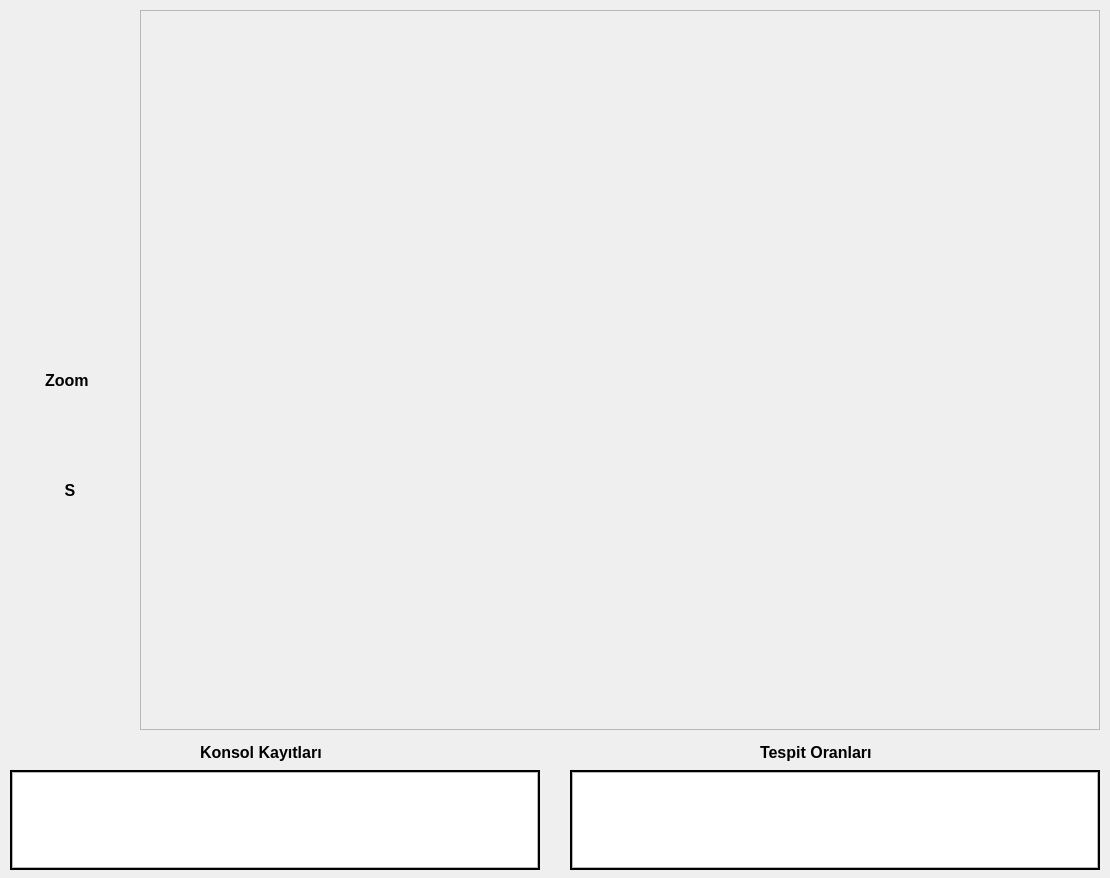
<?xml version="1.0" encoding="UTF-8"?>
<ui version="4.0">
 <class>Dialog</class>
 <widget class="QDialog" name="Dialog">
  <property name="geometry">
   <rect>
    <x>0</x>
    <y>0</y>
    <width>1110</width>
    <height>878</height>
   </rect>
  </property>
  <property name="font">
   <font>
    <family>Consolas</family>
    <pointsize>10</pointsize>
    <weight>50</weight>
    <bold>false</bold>
   </font>
  </property>
  <property name="contextMenuPolicy">
   <enum>Qt::DefaultContextMenu</enum>
  </property>
  <property name="windowTitle">
   <string>Deneme</string>
  </property>
  <property name="windowOpacity">
   <double>1.000000000000000</double>
  </property>
  <property name="accessibleName">
   <string/>
  </property>
  <property name="autoFillBackground">
   <bool>false</bool>
  </property>
  <property name="styleSheet">
   <string notr="true">#butonBasla {
	background-image: url('ui/buttons/baslat.png');
	border:0;
    border-radius:5px;
}
#butonBasla:hover
{
   background-image:url('ui/buttons/baslat-hover.png')
}
#butonDur {
	background-image: url('ui/buttons/durdur.png');
	border:0;
    border-radius:5px;
}
#butonDur:hover
{
   background-image:url('ui/buttons/durdur-hover.png')
}

#butonIleri {
	background-image: url('ui/buttons/yukari-ok.png');
	border:0;
    border-radius:5px;
}
#butonIleri:hover
{
   background-image:url('ui/buttons/yukari-ok-hover.png')
}
#butonGeri {
	background-image: url('ui/buttons/asagi-ok.png');
	border:0;
    border-radius:5px;
}
#butonGeri:hover
{
   background-image:url('ui/buttons/asagi-ok-hover.png')
}
#butonSag {
	background-image: url('ui/buttons/sag-ok.png');
	border:0;
    border-radius:5px;
}
#butonSag:hover
{
   background-image:url('ui/buttons/sag-ok-hover.png')
}
#butonSol {
	background-image: url('ui/buttons/sol-ok.png');
	border:0;
    border-radius:5px;
}
#butonSol:hover
{
   background-image:url('ui/buttons/sol-ok-hover.png')
}
#butonLed {
	background-image: url('ui/buttons/led.png');
	border:0;
    border-radius:5px;
}
#butonLed:hover
{
   background-image:url('ui/buttons/led-hover.png')
}
#butonZin {
	background-image: url('ui/buttons/zoom-in.png');
	border:0;
    border-radius:5px;
}
#butonZin:hover
{
   background-image:url('ui/buttons/zoom-in-hover.png')
}
#butonZout {
	background-image: url('ui/buttons/zoom-out.png');
	border:0;
    border-radius:5px;
}
#butonZout:hover
{
   background-image:url('ui/buttons/zoom-out-hover.png')
}
#butonSettings {
	background-image: url('ui/buttons/options.png');
	border:0;
    border-radius:5px;
}
#butonSettings:hover
{
   background-image:url('ui/buttons/options-hover.png')
}
#butonSave {
	background-image: url('ui/buttons/save.png');
	border:0;
    border-radius:5px;
}
#butonSave:hover
{
   background-image:url('ui/buttons/save-hover.png')
}
#butonRecord {
	background-image: url('ui/buttons/kayit.png');
	border:0;
    border-radius:5px;
}
#butonRecord:hover
{
   background-image:url('ui/buttons/kayit-hover.png')
}
</string>
  </property>
  <property name="sizeGripEnabled">
   <bool>false</bool>
  </property>
  <property name="modal">
   <bool>true</bool>
  </property>
  <widget class="QPushButton" name="butonBasla">
   <property name="geometry">
    <rect>
     <x>80</x>
     <y>20</y>
     <width>50</width>
     <height>50</height>
    </rect>
   </property>
   <property name="styleSheet">
    <string notr="true"/>
   </property>
   <property name="text">
    <string/>
   </property>
  </widget>
  <widget class="QPushButton" name="butonIleri">
   <property name="geometry">
    <rect>
     <x>45</x>
     <y>110</y>
     <width>50</width>
     <height>50</height>
    </rect>
   </property>
   <property name="text">
    <string/>
   </property>
  </widget>
  <widget class="QPushButton" name="butonDur">
   <property name="geometry">
    <rect>
     <x>10</x>
     <y>20</y>
     <width>50</width>
     <height>50</height>
    </rect>
   </property>
   <property name="text">
    <string/>
   </property>
  </widget>
  <widget class="QLabel" name="layer">
   <property name="geometry">
    <rect>
     <x>140</x>
     <y>10</y>
     <width>960</width>
     <height>720</height>
    </rect>
   </property>
   <property name="frameShape">
    <enum>QFrame::StyledPanel</enum>
   </property>
   <property name="frameShadow">
    <enum>QFrame::Raised</enum>
   </property>
   <property name="text">
    <string/>
   </property>
  </widget>
  <widget class="QListWidget" name="DetectionList">
   <property name="geometry">
    <rect>
     <x>572</x>
     <y>772</y>
     <width>526</width>
     <height>96</height>
    </rect>
   </property>
   <property name="font">
    <font>
     <pointsize>10</pointsize>
     <weight>75</weight>
     <bold>true</bold>
    </font>
   </property>
   <property name="autoScroll">
    <bool>false</bool>
   </property>
  </widget>
  <widget class="QPushButton" name="butonSol">
   <property name="geometry">
    <rect>
     <x>10</x>
     <y>160</y>
     <width>50</width>
     <height>50</height>
    </rect>
   </property>
   <property name="text">
    <string/>
   </property>
  </widget>
  <widget class="QPushButton" name="butonSag">
   <property name="geometry">
    <rect>
     <x>80</x>
     <y>160</y>
     <width>50</width>
     <height>50</height>
    </rect>
   </property>
   <property name="text">
    <string/>
   </property>
  </widget>
  <widget class="QPushButton" name="butonGeri">
   <property name="geometry">
    <rect>
     <x>45</x>
     <y>210</y>
     <width>50</width>
     <height>50</height>
    </rect>
   </property>
   <property name="text">
    <string/>
   </property>
  </widget>
  <widget class="QLabel" name="infoCihazDurumu">
   <property name="geometry">
    <rect>
     <x>570</x>
     <y>770</y>
     <width>530</width>
     <height>100</height>
    </rect>
   </property>
   <property name="frameShape">
    <enum>QFrame::WinPanel</enum>
   </property>
   <property name="text">
    <string/>
   </property>
  </widget>
  <widget class="QLabel" name="OLabel">
   <property name="geometry">
    <rect>
     <x>760</x>
     <y>740</y>
     <width>170</width>
     <height>25</height>
    </rect>
   </property>
   <property name="font">
    <font>
     <pointsize>12</pointsize>
     <weight>75</weight>
     <bold>true</bold>
    </font>
   </property>
   <property name="text">
    <string>Tespit Oranları</string>
   </property>
  </widget>
  <widget class="QLabel" name="infoKordinat">
   <property name="geometry">
    <rect>
     <x>10</x>
     <y>770</y>
     <width>530</width>
     <height>100</height>
    </rect>
   </property>
   <property name="frameShape">
    <enum>QFrame::WinPanel</enum>
   </property>
   <property name="text">
    <string/>
   </property>
  </widget>
  <widget class="QLabel" name="imgView">
   <property name="geometry">
    <rect>
     <x>140</x>
     <y>10</y>
     <width>960</width>
     <height>720</height>
    </rect>
   </property>
   <property name="frameShape">
    <enum>QFrame::StyledPanel</enum>
   </property>
   <property name="frameShadow">
    <enum>QFrame::Raised</enum>
   </property>
   <property name="lineWidth">
    <number>2</number>
   </property>
   <property name="midLineWidth">
    <number>3</number>
   </property>
   <property name="text">
    <string/>
   </property>
  </widget>
  <widget class="QPushButton" name="butonLed">
   <property name="geometry">
    <rect>
     <x>45</x>
     <y>300</y>
     <width>50</width>
     <height>50</height>
    </rect>
   </property>
   <property name="text">
    <string/>
   </property>
  </widget>
  <widget class="QPushButton" name="butonZout">
   <property name="geometry">
    <rect>
     <x>80</x>
     <y>410</y>
     <width>50</width>
     <height>50</height>
    </rect>
   </property>
   <property name="text">
    <string/>
   </property>
  </widget>
  <widget class="QPushButton" name="butonZin">
   <property name="geometry">
    <rect>
     <x>10</x>
     <y>410</y>
     <width>50</width>
     <height>50</height>
    </rect>
   </property>
   <property name="text">
    <string/>
   </property>
  </widget>
  <widget class="QLabel" name="ZLabel">
   <property name="geometry">
    <rect>
     <x>45</x>
     <y>370</y>
     <width>60</width>
     <height>20</height>
    </rect>
   </property>
   <property name="font">
    <font>
     <pointsize>12</pointsize>
     <weight>75</weight>
     <bold>true</bold>
    </font>
   </property>
   <property name="text">
    <string>Zoom</string>
   </property>
  </widget>
  <widget class="QPushButton" name="butonSettings">
   <property name="geometry">
    <rect>
     <x>45</x>
     <y>670</y>
     <width>50</width>
     <height>50</height>
    </rect>
   </property>
   <property name="text">
    <string/>
   </property>
  </widget>
  <widget class="QLabel" name="ZMLabel">
   <property name="geometry">
    <rect>
     <x>30</x>
     <y>480</y>
     <width>80</width>
     <height>20</height>
    </rect>
   </property>
   <property name="font">
    <font>
     <family>MS Shell Dlg 2</family>
     <pointsize>12</pointsize>
     <weight>75</weight>
     <bold>true</bold>
    </font>
   </property>
   <property name="text">
    <string>S</string>
   </property>
   <property name="alignment">
    <set>Qt::AlignCenter</set>
   </property>
  </widget>
  <widget class="QPushButton" name="butonSave">
   <property name="geometry">
    <rect>
     <x>45</x>
     <y>530</y>
     <width>50</width>
     <height>50</height>
    </rect>
   </property>
   <property name="text">
    <string/>
   </property>
  </widget>
  <widget class="QPushButton" name="butonRecord">
   <property name="geometry">
    <rect>
     <x>45</x>
     <y>600</y>
     <width>50</width>
     <height>50</height>
    </rect>
   </property>
   <property name="text">
    <string/>
   </property>
  </widget>
  <widget class="QListWidget" name="ConsoleList">
   <property name="geometry">
    <rect>
     <x>12</x>
     <y>772</y>
     <width>526</width>
     <height>96</height>
    </rect>
   </property>
   <property name="font">
    <font>
     <pointsize>10</pointsize>
     <weight>75</weight>
     <bold>true</bold>
    </font>
   </property>
   <property name="autoScroll">
    <bool>false</bool>
   </property>
  </widget>
  <widget class="QLabel" name="OLabel_2">
   <property name="geometry">
    <rect>
     <x>200</x>
     <y>740</y>
     <width>170</width>
     <height>25</height>
    </rect>
   </property>
   <property name="font">
    <font>
     <pointsize>12</pointsize>
     <weight>75</weight>
     <bold>true</bold>
    </font>
   </property>
   <property name="text">
    <string>Konsol Kayıtları</string>
   </property>
  </widget>
  <zorder>butonBasla</zorder>
  <zorder>butonIleri</zorder>
  <zorder>butonDur</zorder>
  <zorder>butonSol</zorder>
  <zorder>butonSag</zorder>
  <zorder>butonGeri</zorder>
  <zorder>infoCihazDurumu</zorder>
  <zorder>infoKordinat</zorder>
  <zorder>imgView</zorder>
  <zorder>DetectionList</zorder>
  <zorder>OLabel</zorder>
  <zorder>layer</zorder>
  <zorder>butonLed</zorder>
  <zorder>butonZout</zorder>
  <zorder>butonZin</zorder>
  <zorder>ZLabel</zorder>
  <zorder>butonSettings</zorder>
  <zorder>ZMLabel</zorder>
  <zorder>butonSave</zorder>
  <zorder>butonRecord</zorder>
  <zorder>ConsoleList</zorder>
  <zorder>OLabel_2</zorder>
 </widget>
 <resources/>
 <connections/>
</ui>
